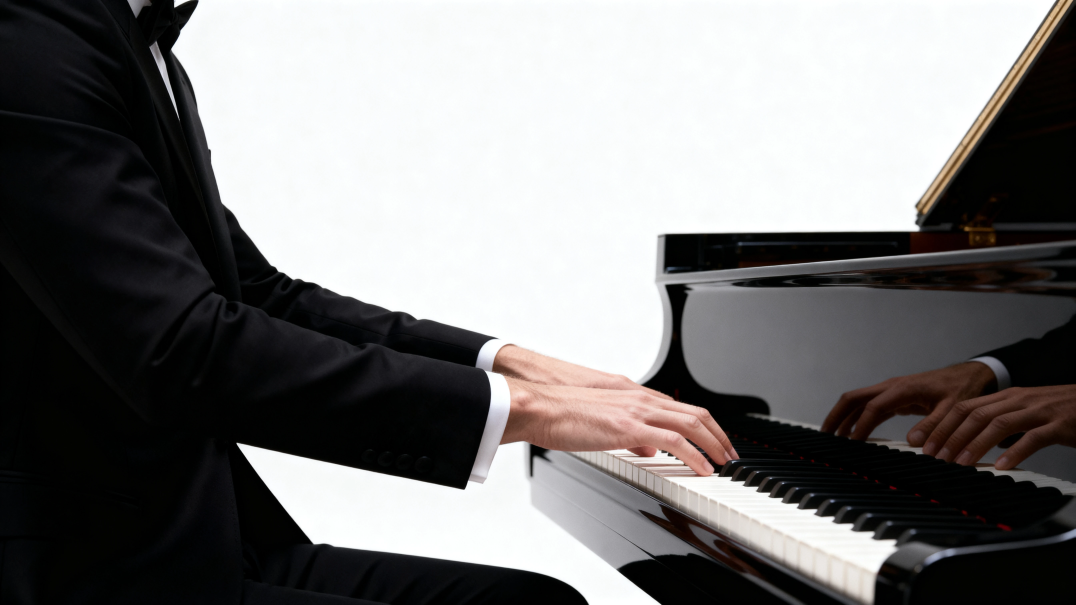
#> input picture images/backgorund-images/hero-alt-scene.webp, 5376 x 3024 px, found by its file name (shown at 1/5 size)
$ python build_wave_mask.py
#> lines starting #> are read from the running program, lines starting #| are printed output that depends on the picture
"""Build the hero's bottom mask: the photograph fragmenting into a fine
soundwave before it dissolves into #f6f5f3. Run from the repo root.

The mask is the photograph's own aspect (16:9), so `mask-size: cover` crops it
exactly the way `background-size: cover` crops the picture -- the waveform stays
welded to the subjects instead of sliding across them as the viewport changes.

Density is not decorative: it is read out of the photograph. Columns are weighted
by how much ink the picture actually has just above the break, so the fragments
come out of the pianist's jacket on the left and the piano case on the right and
leave the bright middle -- which is already close to page bone -- clean.
"""
import numpy as np
from PIL import Image

SRC = 'images/backgorund-images/hero-alt-scene.webp'
OUT = 'images/backgorund-images/hero-wave-mask.png'

MW, MH = 1920, 1080          # 16:9, matching the photograph
BAND   = 0.022               # ramp at the break, as a fraction of height
HMAX   = 0.105               # deepest a fragment normally runs below the ramp
PITCH  = 3.4                 # average spacing of the fragments, px at mask scale

def smooth(t):
    t = np.clip(t, 0, 1)
    return t*t*(3-2*t)

def ink_profile():
    """Per-column ink of the photograph in the band the fragments grow from."""
    im = Image.open(SRC).convert('RGB').resize((MW, MH), Image.LANCZOS)
    a = np.asarray(im, float)
    lum = 0.2126*a[..., 0] + 0.7152*a[..., 1] + 0.0722*a[..., 2]
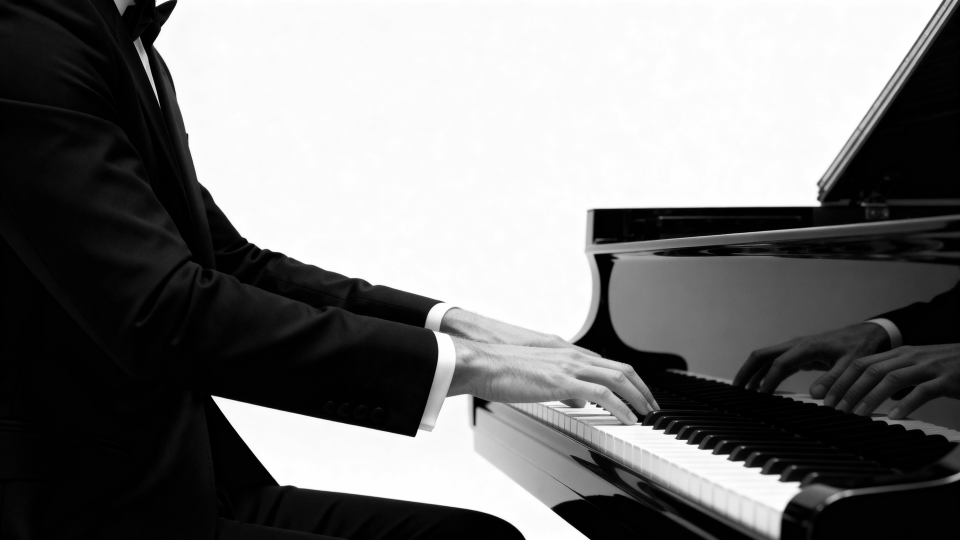
#> lum: shape (1080, 1920) float64 (shown at 1/2 size); min 0, max 255, mean 120.5
    r0, r1 = int(MH*(1-0.24)), int(MH*(1-0.09))
    col = 1.0 - lum[r0:r1].mean(axis=0)/255.0
#> col = 1920 values, max 0.997 at index 433, min 0.0136 at index 926, mean 0.605
    k = np.hanning(121); k /= k.sum()                 # broad, so it reads as regions
    col = np.convolve(np.pad(col, 60, mode='edge'), k, 'same')[60:-60]
#> col = 1920 values, max 0.995 at index 106, min 0.0256 at index 901, mean 0.605
    return np.clip((col - 0.06)/0.80, 0, 1)           # bone -> 0, case/jacket -> 1

def build():
    ys, xs = np.mgrid[0:MH, 0:MW]
    up = (MH-1-ys)/MH                                 # 0 at the bottom edge, 1 at the top
    xf = xs/MW
    ink = ink_profile()
#> ink = 1920 values, max 1 at index 0, min 0 at index 875, mean 0.631

    # --- where the solid photograph ends ----------------------------------
    # a gentle wander plus a tilt: the jacket side breaks a little higher than
    # the piano side, whose keys run deeper into the frame.
    wob = (0.0090*np.sin(xf*np.pi*2.3 + 0.7)
         + 0.0055*np.sin(xf*np.pi*4.1 + 2.4)
         + 0.0030*np.sin(xf*np.pi*7.9 + 4.6))
    tilt = 0.026*smooth((xf-0.10)/0.85)
    topline = 0.158 - tilt + wob
    base = smooth((up - (topline - BAND))/BAND)       # 1 above the break, 0 below it

    rng = np.random.default_rng(23)
    top_x = topline[0]

    # --- the waveform envelope --------------------------------------------
    # low-frequency noise so the fragments cluster into louder and quieter
    # passages instead of reading as an even comb.
    xg = np.arange(MW)/MW
    env = np.zeros(MW)
    for f, amp in ((2.0, 0.55), (3.7, 0.30), (6.1, 0.22), (11.3, 0.13), (19.7, 0.08)):
        env += amp*np.sin(2*np.pi*f*xg + rng.uniform(0, 2*np.pi))
    env = 0.5 + 0.5*np.tanh(env)                      # 0..1, smooth

    frags = np.zeros_like(base)
    x = PITCH*rng.uniform(0.3, 1.0)
    while x < MW:
        i = int(min(x, MW-1))
        ik = ink[i]
        if ik > 0.05:
            w = rng.uniform(1.1, 2.8)                             # hair-thin
            # height: ink sets the ceiling, the envelope and per-line noise
            # roughen it. A few run deeper, but nothing spikes.
            hn = rng.random()**1.55
            h = HMAX*(0.30 + 0.70*ik**0.75)*(0.28 + 0.72*env[i])*(0.22 + 1.05*hn)
            peak = (0.62 + 0.38*rng.random())*(0.45 + 0.55*ik)
            # a few stragglers carry on much further at very low opacity, so the
            # waveform thins out into the page instead of stopping on a line
            if rng.random() < 0.13:
                h *= rng.uniform(1.5, 2.3)
                peak *= rng.uniform(0.30, 0.55)
            top = float(np.interp(x, np.arange(MW), top_x))
            bot = max(top - BAND - h, 0.008)
            d = np.abs(xs - x)
            prof = np.clip(1 - d/w, 0, 1)
            span = np.clip((top - up)/(top - bot), 0, 1)
            taper = (1-span)**1.5                                 # thins and fades downward
            frags = np.maximum(frags, peak*prof*taper*(up < top)*(up > bot))
        x += PITCH*rng.uniform(0.55, 1.6)                         # jittered pitch
#> this loop made 527 passes
#> (h, peak, bot) on passes 1 to 12: (0.0152, 0.892, 0.127), (0.0112, 0.793, 0.131), (0.0385, 0.857, 0.104), (0.0301, 0.944, 0.112), (0.0166, 0.857, 0.126), (0.0359, 0.946, 0.107), (0.0281, 0.903, 0.114), (0.0602, 0.8, 0.0823), (0.0226, 0.662, 0.12), (0.0626, 0.737, 0.0799), (0.0211, 0.712, 0.121), (0.0301, 0.925, 0.112)
#> pass 1, in build, `taper = (1-span)**1.5`:
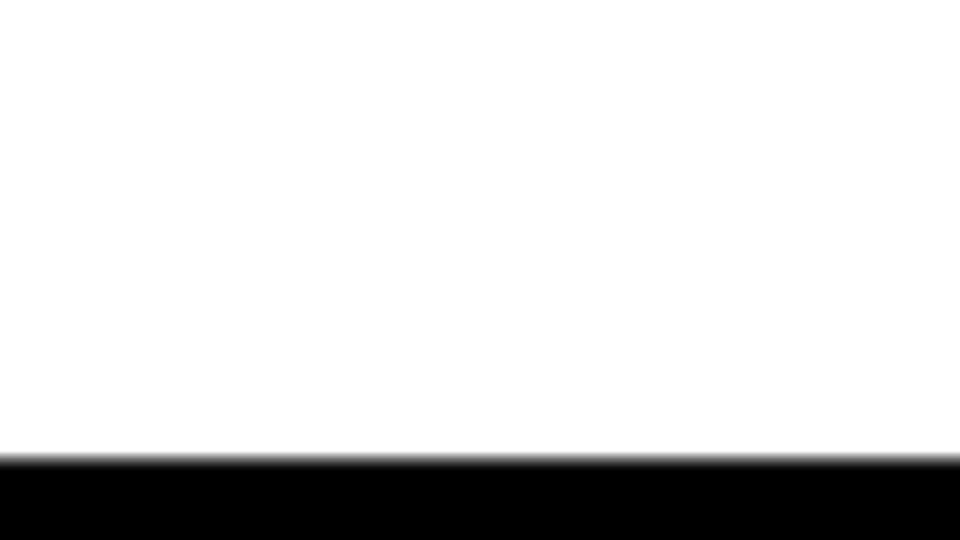
#> taper: shape (1080, 1920) float64 (shown at 1/2 size); min 0, max 1, mean 0.85
#> after the loop:
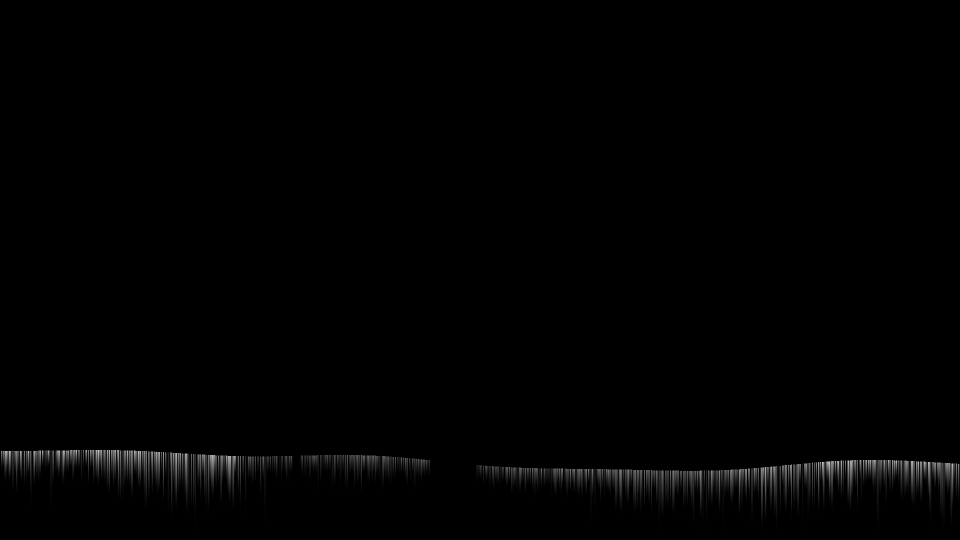
#> frags: shape (1080, 1920) float64 (shown at 1/2 size); min 0, max 0.98, mean 0.00718
#> after the loop, x = 1921.1

    m = np.clip(np.maximum(base, frags), 0, 1)
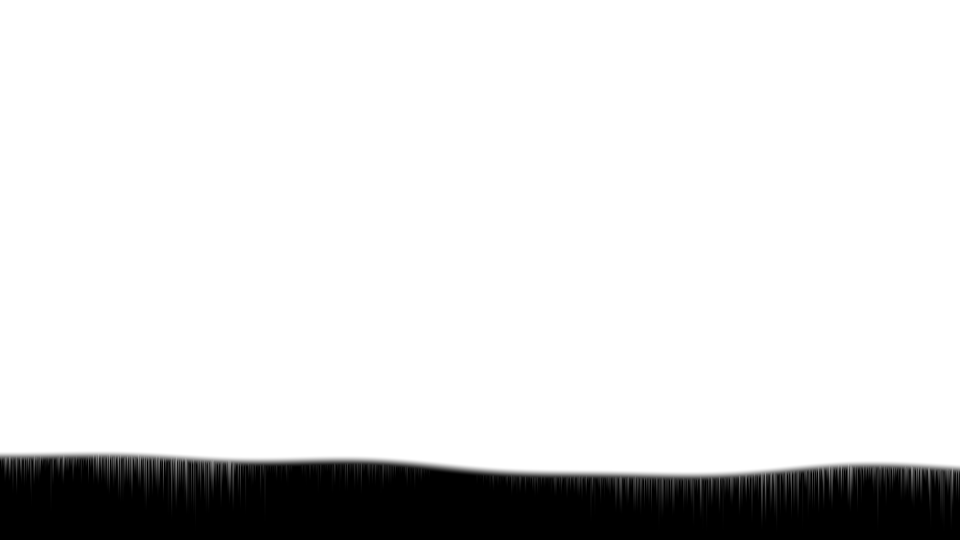
#> m: shape (1080, 1920) float64 (shown at 1/2 size); min 0, max 1, mean 0.867
    m[up < 0.004] = 0.0                               # resolve fully at the very edge
    return m

if __name__ == '__main__':
    m = build()
    print('bottom row      : max %.4f  (0 = resolves fully into #f6f5f3)'%m[-1].max())
#| bottom row      : max 0.0000  (0 = resolves fully into #f6f5f3)
    for pct in (17, 19, 21, 24, 30):
        r = MH-1-int(pct/100*MH)
        print('  %2d%% up: min %.3f (1.0 = photo fully intact)'%(pct, m[r].min()))
#> this loop made 5 passes
#|   17% up: min 1.000 (1.0 = photo fully intact)
#|   19% up: min 1.000 (1.0 = photo fully intact)
#|   21% up: min 1.000 (1.0 = photo fully intact)
#|   24% up: min 1.000 (1.0 = photo fully intact)
#|   30% up: min 1.000 (1.0 = photo fully intact)
    ink = ink_profile()
    print('  fragment reach / ink by region:')
    for x0, x1, lab in ((0.00,0.22,'jacket   '), (0.24,0.47,'bright   '),
                        (0.48,0.76,'keys+case'), (0.77,1.00,'case     ')):
        s = slice(int(x0*MW), int(x1*MW))
        sub = m[:, s]
        reach = [ (MH-1-np.where(sub[:,c]>0.06)[0].max())/MH for c in range(0, sub.shape[1], 7)
                  if (sub[:,c]>0.06).any() ]
        print('    %s ink %.2f   deepest fragment %.1f%% up'%(lab, ink[s].mean(),
              100*min(reach) if reach else 0))
#> this loop made 4 passes
#|     jacket    ink 1.00   deepest fragment 5.9% up
#|     bright    ink 0.22   deepest fragment 8.0% up
#|     keys+case ink 0.40   deepest fragment 6.3% up
#|     case      ink 0.96   deepest fragment 5.7% up
#> pass 1, `sub = m[:, s]`:
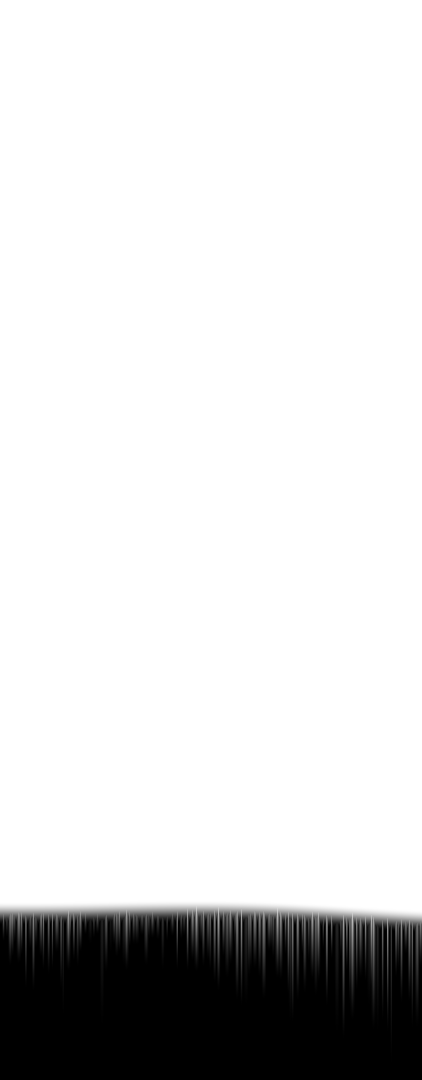
#> sub: shape (1080, 422) float64; min 0, max 1, mean 0.852
#> pass 2, `sub = m[:, s]`:
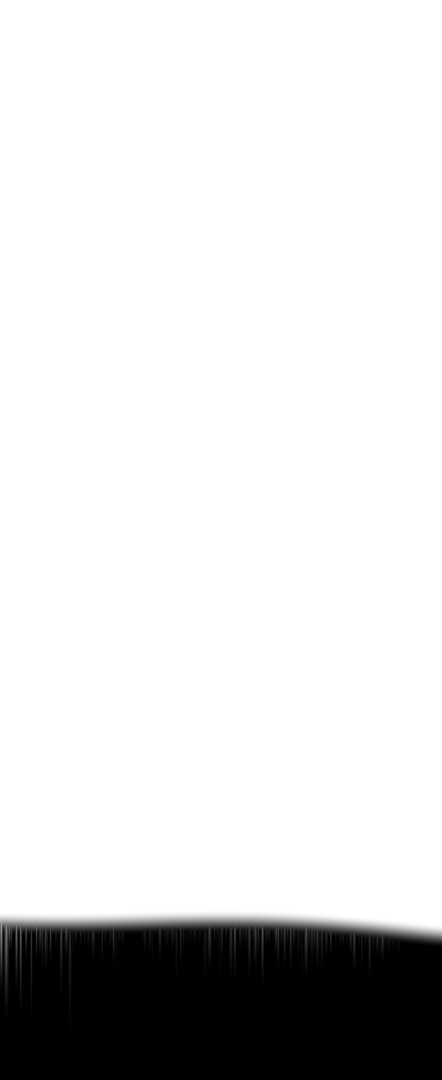
#> sub: shape (1080, 442) float64; min 0, max 1, mean 0.858
#> pass 3, `sub = m[:, s]`:
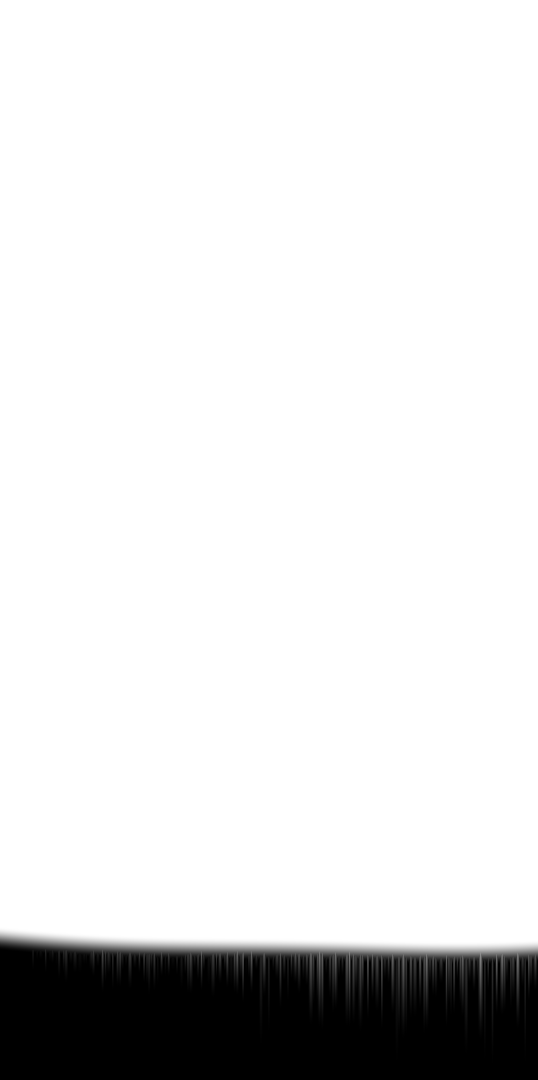
#> sub: shape (1080, 538) float64; min 0, max 1, mean 0.881
    a = (m*255).round().astype(np.uint8)
#> a: shape (1080, 1920)
    Image.fromarray(np.dstack([np.full(a.shape, 255, np.uint8), a]), 'LA').save(OUT, optimize=True)
    import os; print('wrote %s  %.1f KB'%(OUT, os.path.getsize(OUT)/1024))
